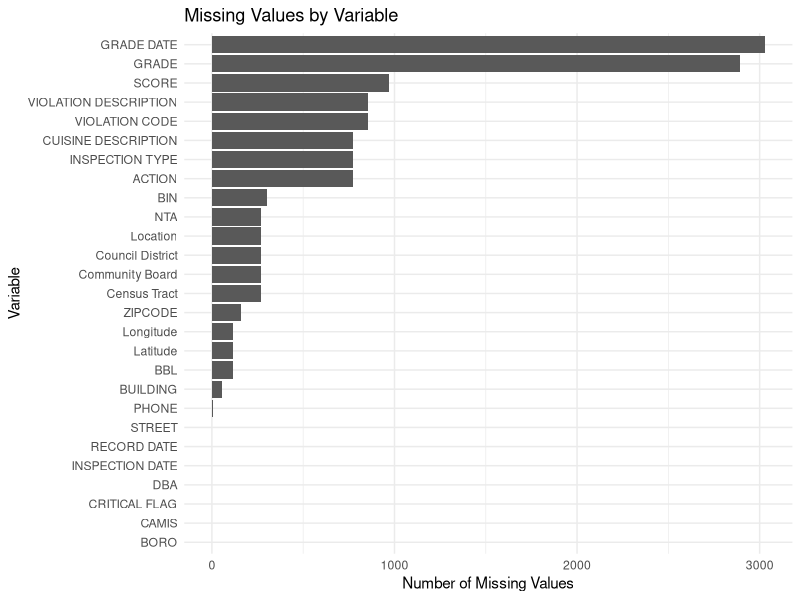
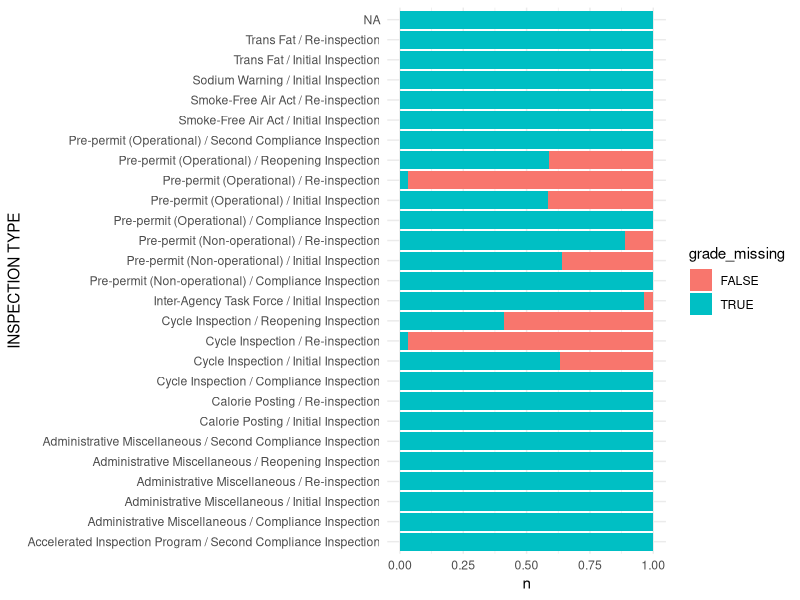
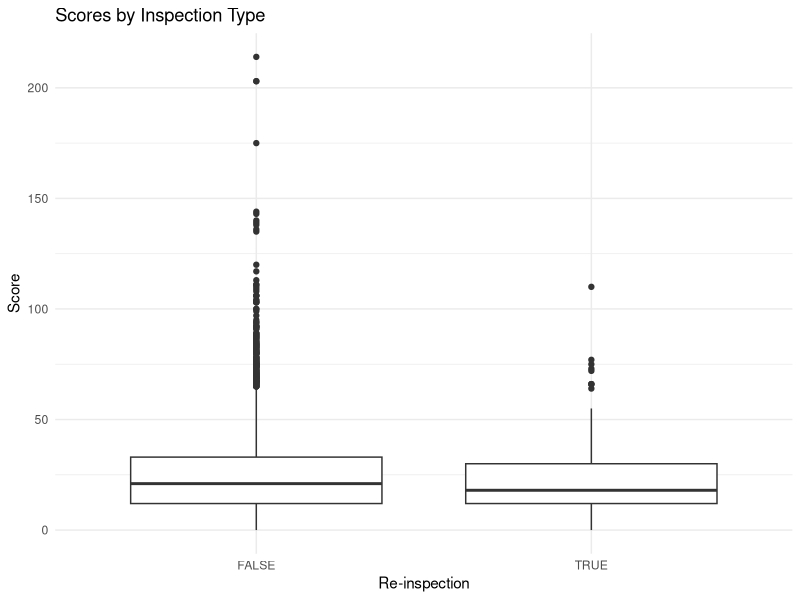
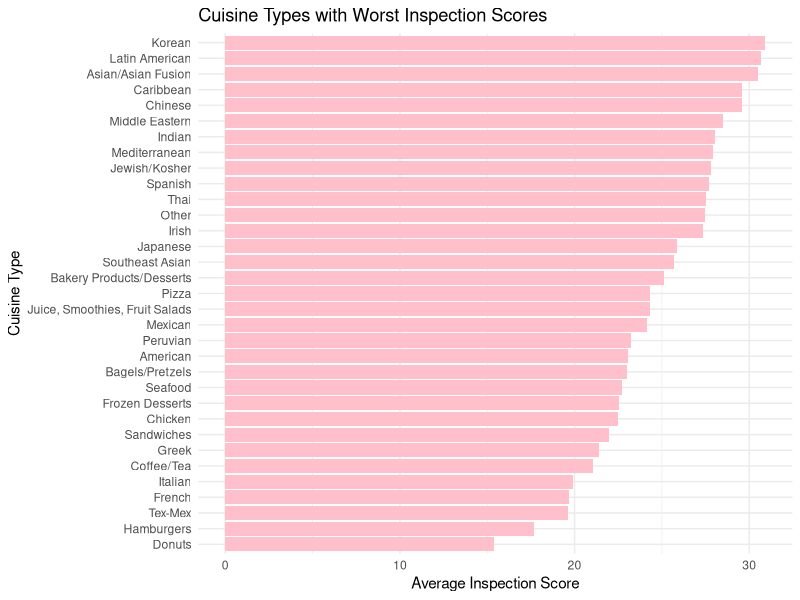
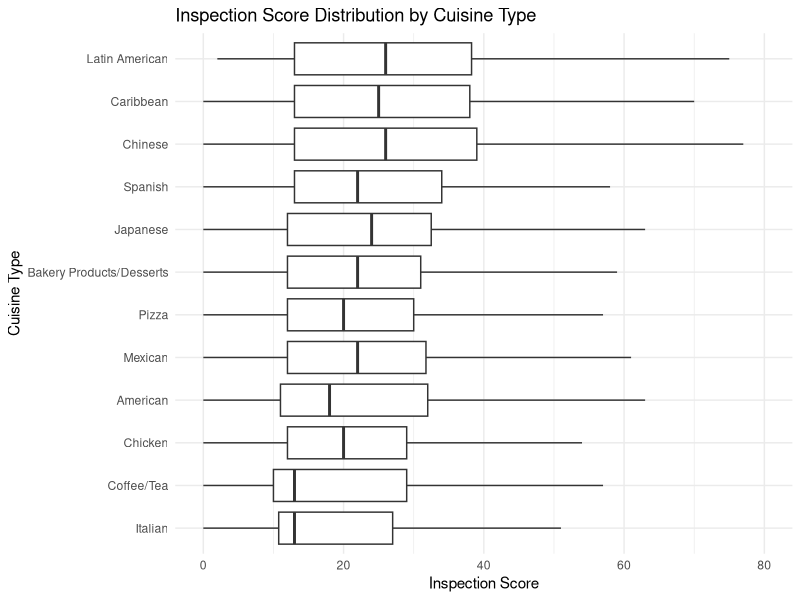
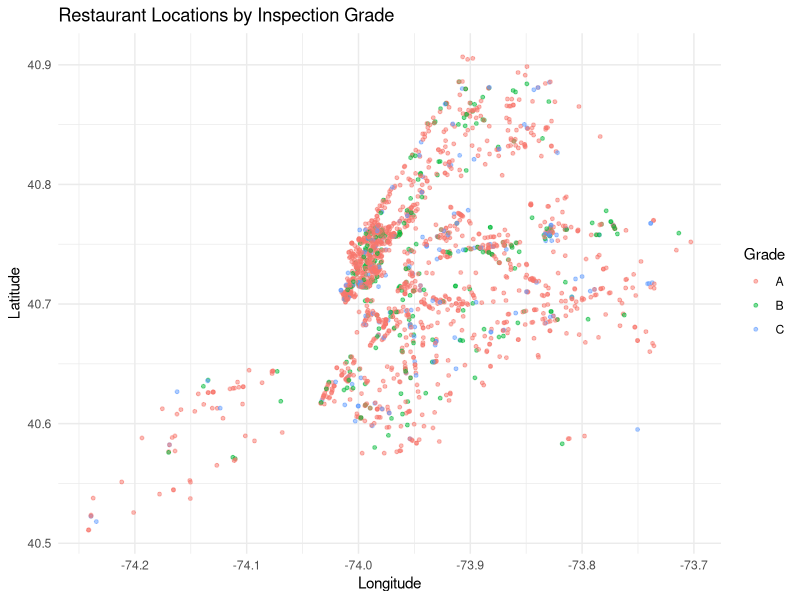

The R script that drew these images, in order:
## ---- chunk 1

library(readr)
library(dplyr)
library(ggplot2)
library(patchwork)
library(tidyverse)

df <- read_csv("data/nyc_restaurant_sample.csv", show_col_types = FALSE)

head(df)

## ---- chunk 2

missing_count <- data.frame(variable = names(df), missing = colSums(is.na(df)))

ggplot(missing_count, aes(x = reorder(variable, missing), y = missing)) +
  geom_col() +
  coord_flip() +
  labs(title = "Missing Values by Variable", x = "Variable", y = "Number of Missing Values") +
  theme_minimal()

## ---- chunk 3

df %>%
  mutate(grade_missing = is.na(GRADE)) %>%
  count(`INSPECTION TYPE`, grade_missing) %>%
  ggplot(aes(x = `INSPECTION TYPE`, y = n, fill = grade_missing)) +
  geom_col(position = "fill") +
  coord_flip() +
  theme_minimal()

## ---- chunk 4

df |>
  mutate(reinspect = `INSPECTION TYPE` %in% c(
    "Cycle / Re-inspection",
    "Pre-permit (Operational) / Re-inspection",
    "Pre-permit (Non-operational) / Re-inspection"
  )) |>
  ggplot(aes(x = reinspect, y = SCORE)) +
  geom_boxplot() +
  labs(
    title = "Scores by Inspection Type",
    x = "Re-inspection",
    y = "Score"
  ) +
  theme_minimal()

## ---- chunk 5

cuisine_score <- df |>
  filter(!is.na(SCORE), !is.na(`CUISINE DESCRIPTION`)) |>
  group_by(`CUISINE DESCRIPTION`) |>
  summarise(
    avg_score = mean(SCORE),
    count = n()
  ) |>
  filter(count >= 20) |>
  arrange(desc(avg_score)) |>
  slice(1:50)

ggplot(cuisine_score, aes(x = avg_score, y = reorder(`CUISINE DESCRIPTION`, avg_score))) +
  geom_col(fill = "pink") +
  labs(
    title = "Cuisine Types with Worst Inspection Scores",
    x = "Average Inspection Score",
    y = "Cuisine Type"
  ) +
  theme_minimal()

## ---- chunk 6

cuisine_score_box <- df |>
  filter(!is.na(SCORE), !is.na(`CUISINE DESCRIPTION`)) |>
  group_by(`CUISINE DESCRIPTION`) |>
  filter(n() >= 20) |>
  ungroup()

top_cuisine <- cuisine_score_box |>
  count(`CUISINE DESCRIPTION`, sort = TRUE) |>
  slice(1:12)

cuisine_score_box <- cuisine_score_box |>
  filter(`CUISINE DESCRIPTION` %in% top_cuisine$`CUISINE DESCRIPTION`)

ggplot(cuisine_score_box, aes(x = SCORE, y = reorder(`CUISINE DESCRIPTION`, SCORE))) +
  geom_boxplot(outlier.shape = NA) +
  coord_cartesian(xlim = c(0, 80)) +
  labs(
    title = "Inspection Score Distribution by Cuisine Type", 
    x = "Inspection Score", 
    y = "Cuisine Type"
  ) +
  theme_minimal()

## ---- chunk 7

location_grade <- df |>
  filter(
    !is.na(Longitude),
    !is.na(Latitude),
    Longitude != 0,
    Latitude != 0,
    GRADE %in% c("A", "B", "C")
  )

ggplot(location_grade, aes(x = Longitude, y = Latitude, color = GRADE)) +
  geom_point(alpha = 0.5, size = 1) +
  labs(
    title = "Restaurant Locations by Inspection Grade",
    x = "Longitude",
    y = "Latitude",
    color = "Grade"
  ) +
  theme_minimal()
